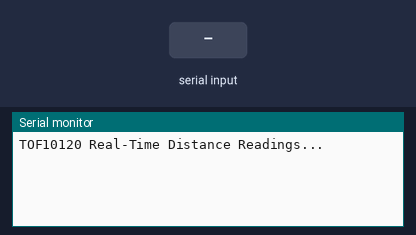
The program below on a simulated ESP32-S3. On the bench: the last lines printed to the serial monitor. Inputs (shaded band) come from the test bench.

Above: at 1.2 s.
1.3 s: "90,45\n" received over the second serial link
At 2.1 s:
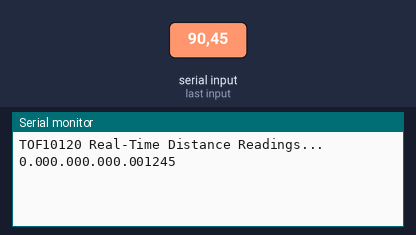
2.8 s: "30,150\n" received over the second serial link
At 3.2 s:
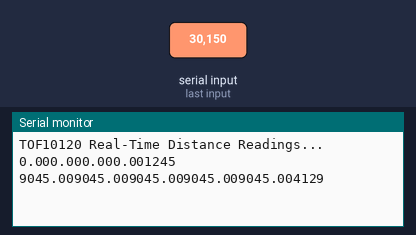

Measured:
- after the input at 1.3 s, the serial monitor: prints a new line at once (image 1)
- after the input at 2.8 s, the serial monitor: prints a new line at once (image 2)

The program:

main.cpp
```cpp
#include <Arduino.h>

#define RXD2 42   // TOF10120 TX (White) → ESP32 RX
#define TXD2 41  // TOF10120 RX (Yellow) → ESP32 TX

String distance = "";  // Buffer to store the full reading
float dist_flt = 0.0;
int motor_power = 0;

void setup() {
    Serial.begin(115200);
    Serial2.begin(9600, SERIAL_8N1, RXD2, TXD2);
    Serial.println("TOF10120 Real-Time Distance Readings...");
}

void loop() {
    while (Serial2.available()) {
        char c = Serial2.read();

        if (c == '\n' || c == '\r') {
            // Newline or carriage return means the number is complete
            if (distance.length() > 0) {
                // Serial.print("Distance: ");
                // Serial.print(distance);
                // Serial.println(" mm");
                dist_flt = atof(distance.c_str()); // Convert to float
                motor_power = map(dist_flt, 300, 1800, 50, 255);
                Serial.println(motor_power);


                distance = "";  // Reset buffer for next reading
            }
        } else if (isDigit(c)) {
            // Append only numeric characters to build the distance value
            distance += c;

            Serial.print(dist_flt);
        }
    }
}


// #include <Arduino.h>
// #include "esp_camera.h"

// // #define XCLK_PIN 21  // GPIO for XCLK (MCLK)

// // AVOID 6-11  (Quad SPI Flash)
// // AVOID 26-33 (Octal PSRAM)
// // GPIO Pin Mapping (Use your setup)
// #define PWDN_GPIO_NUM    -1
// #define RESET_GPIO_NUM   -1
// // #define XCLK_GPIO_NUM     -1
// #define SIOD_GPIO_NUM     8 // SDA
// #define SIOC_GPIO_NUM     9 // SCL

// #define Y7_GPIO_NUM       18
// #define Y6_GPIO_NUM       17
// #define Y5_GPIO_NUM       16
// #define Y4_GPIO_NUM       15
// #define Y3_GPIO_NUM        5
// #define Y2_GPIO_NUM        4
// #define Y1_GPIO_NUM        2
// #define Y0_GPIO_NUM        1
// #define VSYNC_GPIO_NUM    13
// #define HREF_GPIO_NUM     12
// #define PCLK_GPIO_NUM     46

// void resetCamera() {
//   pinMode(PWDN_GPIO_NUM, OUTPUT);
//   digitalWrite(PWDN_GPIO_NUM, LOW);  // Ensure camera is powered ON

//   pinMode(RESET_GPIO_NUM, OUTPUT);
//   digitalWrite(RESET_GPIO_NUM, LOW);  // Hold in reset
//   delay(10);
//   digitalWrite(RESET_GPIO_NUM, HIGH); // Release reset
//   delay(10);
// }


// void setup() {
//     Serial.begin(115200);
//     Serial.println("Initializing OV2640...");

//     // Config Camera
//     camera_config_t config;
//     config.ledc_channel = LEDC_CHANNEL_0;
//     config.ledc_timer = LEDC_TIMER_0;
//     config.pin_d0 = Y0_GPIO_NUM;
//     config.pin_d1 = Y1_GPIO_NUM;
//     config.pin_d2 = Y2_GPIO_NUM;
//     config.pin_d3 = Y3_GPIO_NUM;
//     config.pin_d4 = Y4_GPIO_NUM;
//     config.pin_d5 = Y5_GPIO_NUM;
//     config.pin_d6 = Y6_GPIO_NUM;
//     config.pin_d7 = Y7_GPIO_NUM;
//     config.pin_xclk = -1; // External Clock being used
//     config.pin_pclk = PCLK_GPIO_NUM;
//     config.pin_vsync = VSYNC_GPIO_NUM;
//     config.pin_href = HREF_GPIO_NUM;
//     config.pin_sccb_sda = SIOD_GPIO_NUM;
//     config.pin_sccb_scl = SIOC_GPIO_NUM;
//     config.pin_pwdn = PWDN_GPIO_NUM;
//     config.pin_reset = RESET_GPIO_NUM;
//     config.xclk_freq_hz = 24000000;  // Set XCLK to 24MHz
//     config.pixel_format = PIXFORMAT_GRAYSCALE;  // Grayscale lowest size
//     config.frame_size = FRAMESIZE_QQVGA;  // Use lowest resolution (160x120)
//     config.fb_location = CAMERA_FB_IN_PSRAM; // Store the frame buffer in the internal RAM
//     config.fb_count = 1;
//     config.jpeg_quality = 30;  // Adjust for quality (lower = better quality)

//     resetCamera();
//     esp_err_t err = esp_camera_init(&config);
//     if (err != ESP_OK) {
//         Serial.printf("Camera init failed! Error 0x%x\n", err);
//         return;
//     }
//     Serial.println("Camera Ready!");
// }

// void loop() {
//     Serial.println("Capturing Image...");
//     camera_fb_t *fb = esp_camera_fb_get();
//     if (!fb) {
//         Serial.println("Camera capture failed");
//         delay(1000);
//         return;
//     }
//     Serial.printf("Captured Image: %d bytes\n", fb->len);
//     for (size_t i = 0; i < fb->len; i++) {
//         Serial.printf("%02X ", fb->buf[i]);
//         if ((i + 1) % 32 == 0) Serial.println();
//     }
//     Serial.println();
//     esp_camera_fb_return(fb);
//     delay(1000000);
// }
```
